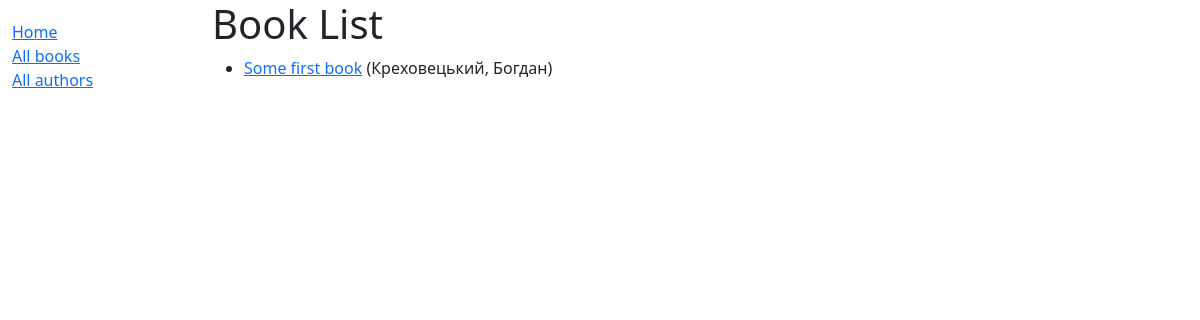
Before: /catalog/books/ with the older database file.
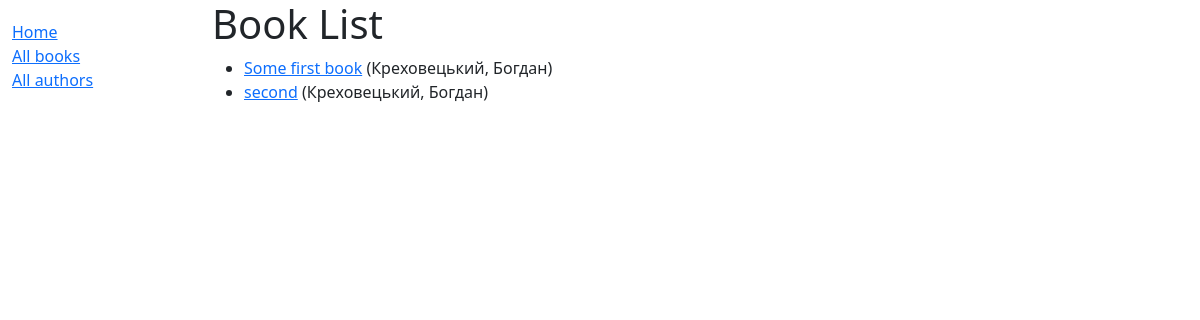
After: the same page with the newer database file.
### catalog/models.py (models this page shows, shortened)
class Book(models.Model):
    title = models.CharField(max_length=200)
    author = models.ForeignKey('Author', on_delete=models.RESTRICT, null=True)
    summary = models.TextField(
        max_length=1000, help_text="Enter a brief description of the book")
    isbn = models.CharField('ISBN', max_length=13,
                            unique=True,
                            help_text='13 Character <a href="https://www.isbn-international.org/content/what-isbn'
                                      '">ISBN number</a>')
    genre = models.ManyToManyField(
        Genre, help_text="Select a genre for this book")
    def display_genre(self):
        """Create a string for the Genre. This is required to display genre in Admin."""
        return ', '.join(genre.name for genre in self.genre.all()[:3])
    display_genre.short_description = 'Genre'
    def get_absolute_url(self):
        return reverse('book-detail', args=[str(self.id)])

class Author(models.Model):
    first_name = models.CharField(max_length=100)
    last_name = models.CharField(max_length=100)
    date_of_birth = models.DateField(null=True, blank=True)
    date_of_death = models.DateField('Died', null=True, blank=True)
    class Meta:
        ordering = ['last_name', 'first_name']
    def __str__(self):
        return f'{self.last_name}, {self.first_name}'

### catalog/views.py (the view)
# urls.py: path('books/', views.BookListView.as_view(), name='books'),
class BookListView(generic.ListView):
    model = Book
    paginate_by = 2
    context_object_name = 'book_list'
    queryset = Book.objects.all()
    template_name = 'catalog/book_list.html'

### catalog/templates/catalog/book_list.html
{% extends "base_generic.html" %}
{% block content %}
  <h1>Book List</h1>
  {% if book_list %}
    <ul>
      {% for book in book_list %}
      <li>
        <a href="{{ book.get_absolute_url }}">{{ book.title }}</a>
        ({{book.author}})
      </li>
      {% endfor %}
    </ul>
  {% else %}
    <p>There are no books in the library.</p>
  {% endif %}
{% endblock %}

### catalog/templates/base_generic.html (shortened to what this page needs)
<!doctype html>
<html lang="en">
  <head>
    <link href="https://cdn.jsdelivr.net/npm/bootstrap@5.3.3/dist/css/bootstrap.min.css"
      rel="stylesheet"
>
    {% load static %}
    <link rel="stylesheet" href="{% static 'css/styles.css' %}" />
  </head>
  <body>
    <div class="container-fluid">
      <div class="row">
        <div class="col-sm-2">
          {% block sidebar %}
            <ul class="sidebar-nav">
              <li><a href="{% url 'index' %}">Home</a></li>
              <li><a href="{% url 'books' %}">All books</a></li>
              <li><a href="">All authors</a></li>
            </ul>
          {% endblock %}
        </div>
        <div class="col-sm-10">
          {% block content %}
          {% endblock %}
        </div>
      </div>
    </div>
  </body>
</html>

### catalog/static/styles.css (style rules this page uses)
.sidebar-nav { margin-top: 20px; padding: 0; list-style: none; }

Changed rows visible on the page:
added Book: title "second", author "Креховецький, Богдан"
